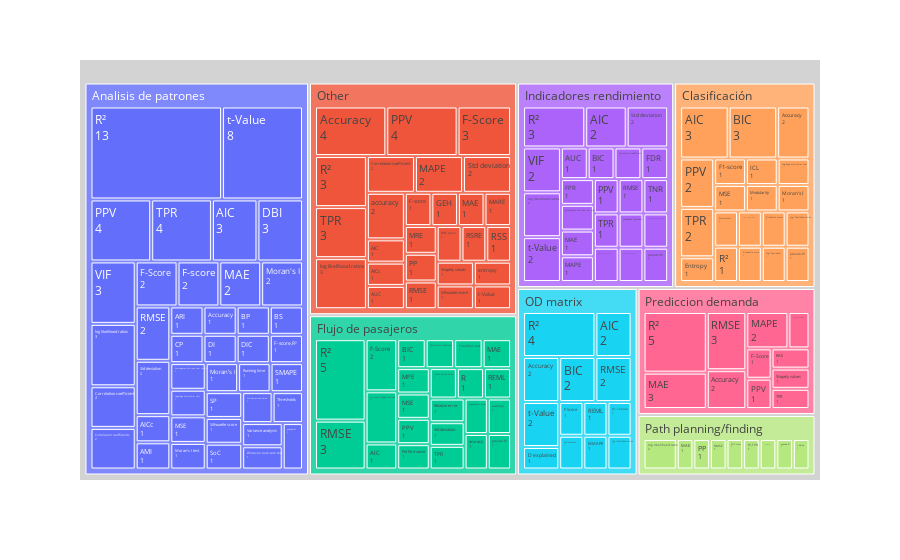

The notebook cell this image was saved under:
### Code cell
aggregated_table = (
    data[columns]
    .groupby(["Analysis type", "Validation metrics"])[["ID"]]
    .nunique()
    .sort_values(by="ID")
)
fig = px.treemap(
    aggregated_table.reset_index(),
    path=["Analysis type", "Validation metrics"],
    values="ID",
)
fig.update_traces(
    root_color="lightgrey", textinfo="label+value"
)
# fig.update_layout(margin = dict(t=50, l=25, r=25, b=25))
fig.write_image("img/treemap_analysys_validation.svg")
fig.show()

### Figure 1 — Plotly figure (JSON) as saved in the notebook; plotly's stock layout.template omitted (floating-point values rounded to 4 significant figures; data arrays with more than 128 entries replaced by an {"elided": "..."} marker saying what was removed)
{"data": [{"branchvalues": "total", "domain": {"x": [0, 1], "y": [0, 1]}, "hovertemplate": "labels=%{label}<br>ID=%{value}<br>parent=%{parent}<br>id=%{id}<extra></extra>", "ids": {"elided": "175 str values"}, "labels": {"elided": "175 str values"}, "name": "", "parents": {"elided": "175 str values"}, "root": {"color": "lightgrey"}, "textinfo": "label+value", "type": "treemap", "values": {"elided": "175 int values"}}], "layout": {"legend": {"tracegroupgap": 0}, "margin": {"t": 60}}}
